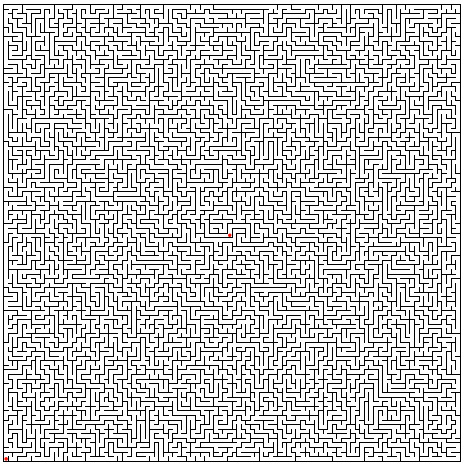
#> input picture labirinto.png, 464 x 466 px
$ python maze-solver.py labirinto.png
#> lines starting #> are read from the running program, lines starting #| are printed output that depends on the picture
#!/usr/bin/env python
# -*- coding: utf-8 -*-
# vi:ts=4 sw=4 et

from __future__ import division
from __future__ import print_function

import argparse
import textwrap
from PIL import Image


def parse_arguments():
    parser = argparse.ArgumentParser(
        description=textwrap.dedent('''
        Given a rectangular maze as an image, this script will parse the image
        and solve the maze.

        This script was written by Denilson Sá <denilsonsa@gmail.com> as a
        challenge to solve a maze that was supplied as a PDF file.

        Preparations before running this script:
        $ pdfimages -j Desafio-labirinto-Desenvolvedor.pdf foo
        $ mv foo-002.ppm maze.ppm
        $ rm -f foo-*.ppm
        Optional (just to save space):
        $ convert maze.ppm maze.png
        '''),
        epilog=textwrap.dedent('''
        This script expects a maze picture such as:
        - It is a rectangular grid.
        - Empty space is white.
        - Walls are black.
        - Walls are always perfectly aligned with the grid.
        - Walls are 1 pixel thick.
        - Each wall is a few pixels away from each other (i.e. each cell is a
          few pixels wide).
        - A cell is considered special (i.e. the start/finish) if the middle
          pixels are neither white nor black. The color must be saturated
          enough to survive the preprocessing phase. Colors such as #FF0000 are
          good choices.
        '''),
        formatter_class=argparse.RawDescriptionHelpFormatter
    )
    parser.add_argument(
        '-i', '--save-intermediate',
        action='store_true',
        help='''
        save intermediate images as 01-preprocessed.png and 02-autocropped.png
        '''
    )
    parser.add_argument(
        '-v', '--verboseness',
        action='store',
        type=int,
        choices=[0, 1, 2, 3],
        # 0: Only the solution
        # 1: + the input maze
        # 2: + the number of dead-ends removed
        #    + the message 'does not contain cycles'
        # 3: + the maze after each dead-end removal iteration
        #    + the maze after removing the cycles.
        default=1,
        help='''
        control how much information will be printed at the output
        '''
    )
    parser.add_argument(
        'imgfile',
        action='store',
        type=argparse.FileType('rb'),
        help='the picture of the maze'
    )

    args = parser.parse_args()
    return args


def pixel_preprocessing(pix):
    '''Maps pixel values to other values. Should be passed to Image.point().
    '''

    if pix > 127:
        return 255
    else:
        return 0


def find_white_border(img):
    '''Finds how large the white border is (for auto-cropping).'''

    def find_white_lines(data, start, length, expr1, expr2, step):
        '''Internal logic for finding white lines.

        This logic is repeated for all 4 edges of the image.

        Returns the number of white lines found.

        Args:
        data   -- pixel data, as returned by list(Image.getdata())
        start  -- integer, usually zero
        length -- number of possible lines (i.e. abort when value is reached)
        expr1  -- lambda for returning the beginning of the indexed line
        expr1  -- lambda for returning the end of the indexed line
        step   -- step for the pixel data slice
        '''
        index = start
        while index < length:
            line = data[expr1(index):expr2(index):step]
            if all(pix == (255, 255, 255) for pix in line):
                index += 1
            else:
                break
        return index

    data = list(img.getdata())
    width, height = img.size

    top = find_white_lines(
        data, 0, height,
        lambda index: (index) * width,
        lambda index: (index + 1) * width, 1)
    bottom = find_white_lines(
        data, 0, height,
        lambda index: (height - 1 - index) * width,
        lambda index: (height - 1 - index + 1) * width, 1)
    left = find_white_lines(
        data, 0, width,
        lambda index: index,
        lambda index: index + height * width, width)
    right = find_white_lines(
        data, 0, width,
        lambda index: width - 1 - index,
        lambda index: width - 1 - index + height * width, width)

    return top, bottom, left, right


def find_walls(img):
    '''Analyzes pixel data and finds out the X,Y coordinates of the wall grid.

    Returns two lists:
    - a list of Y coordinates for horizontal walls
    - a list of X coordinates for vertical walls
    '''

    data = list(img.getdata())
    width, height = img.size

    # Number of black pixels per each line and column.
    # Booleans are essentially integers in Python, so I can just sum them up.
    blacks_per_line = [
        sum(pix == (0, 0, 0) for pix in data[i * width:(i + 1) * width])
        for i in range(height)]
    blacks_per_col = [
        sum(pix == (0, 0, 0) for pix in data[i:i + height * width:width])
        for i in range(width)]

    # For the proposed input image, non-wall lines have at most 14% black
    # pixels, while wall lines have at least 49%. Thus, the 33% threshold seems
    # reasonable. Although this wall-detection code works fine for randomly
    # generated mazes, it is still possible to craft a mazes that will break
    # this logic.

    threshold = width/3.0
    wall_rows = [i for i, amount in enumerate(blacks_per_line)
                 if amount > threshold]
    #wall_rows = [i for i in range(height) if blacks_per_line[i] > threshold]

    threshold = height/3.0
    wall_cols = [i for i, amount in enumerate(blacks_per_col)
                 if amount > threshold]

    return wall_rows, wall_cols


class Cell(object):
    def __init__(self, up=True, down=True, left=True, right=True,
                 special=False):
        # True if we can move up/down/left/right.
        # Up/down and left/right are redundant, since there are no one-way
        # passages. However, adding them as attributes makes the code a bit
        # more readable.
        self.up = up
        self.down = down
        self.left = left
        self.right = right
        self.special = special

    def __repr__(self):
        return ('Cell({0.up}, {0.down}, {0.left}, {0.right}, '
                '{0.special})').format(self)

    def __unicode__(self):
        table = u'░╵╷│╴┘┐┤╶└┌├─┴┬┼▓╹╻┃╸┛┓┫╺┗┏┣━┻┳╋'
        return table[self.exits_as_number]

    @property
    def exits_as_number(self):
        return (self.up << 0 | self.down << 1 | self.left << 2 |
                self.right << 3 | self.special << 4)

    @property
    def exits(self):
        '''Returns the number of exits from this cell.'''
        return self.up + self.down + self.left + self.right + self.special

    @exits.setter
    def exits(self, value):
        if value != 0:
            raise NotImplementedError('You can only assign the value zero.')
        self.up = False
        self.down = False
        self.left = False
        self.right = False
        self.special = False

    @staticmethod
    def maze_as_unicode(maze):
        '''Receives a list of list of Cells and returns a unicode string.'''
        return u'\n'.join(
            u''.join(unicode(cell) for cell in line)
            for line in maze)


def build_maze_from_image(img):
    wall_rows, wall_cols = find_walls(img)

    # Measured in cells.
    width = len(wall_cols) - 1
    height = len(wall_rows) - 1
    maze = [[Cell() for i in range(width)] for j in range(height)]

    for i in range(width):
        for j in range(height):
            x = wall_cols[i]
            xn = wall_cols[i+1]
            y = wall_rows[j]
            yn = wall_rows[j+1]

            # Looking at the middle pixel of the wall. If it is black, there is
            # a wall there.
            if img.getpixel(((x+xn)//2, y)) == (0, 0, 0):
                maze[j][i].up = False
            if img.getpixel(((x+xn)//2, yn)) == (0, 0, 0):
                maze[j][i].down = False
            if img.getpixel((x, (y+yn)//2)) == (0, 0, 0):
                maze[j][i].left = False
            if img.getpixel((xn, (y+yn)//2)) == (0, 0, 0):
                maze[j][i].right = False

            # Looking at the middle pixel of the cell. If it is neither white
            # nor black, it is special.
            if img.getpixel(((x+xn)//2, (y+yn)//2)) not in [
                    (0, 0, 0), (255, 255, 255)]:
                maze[j][i].special = True

    return maze


def cut_dead_ends(maze, verboseness=0):
    '''Receives a list of list of Cells, find dead-ends and remove them.

    Verboseness can be:
    0: Nothing is printed.
    1: The number of dead-ends found on each passage is printed.
    2: The number of dead-ends and the maze are printed.
    '''

    height = len(maze)
    width = len(maze[0])

    # List of (x, y) coordinates for each dead-end.
    dead_ends = []
    for i in range(width):
        for j in range(height):
            if maze[j][i].exits == 1:
                dead_ends.append((i, j))

    num_dead_ends_over_time = []

    while dead_ends:
        old_dead_ends = dead_ends
        dead_ends = []

        for x, y in old_dead_ends:
            cell = maze[y][x]
            directions = [
                ('up', 'down', 0, -1),
                ('down', 'up', 0, +1),
                ('left', 'right', -1, 0),
                ('right', 'left', +1, 0),
            ]
            for dir, revdir, xdelta, ydelta in directions:
                if getattr(cell, dir):
                    setattr(cell, dir, False)
                    x2 = x + xdelta
                    y2 = y + ydelta
                    if 0 <= x2 < width and 0 <= y2 < height:
                        other_cell = maze[y2][x2]
                        setattr(other_cell, revdir, False)
                        if other_cell.exits == 1:
                            dead_ends.append((x2, y2))

        if verboseness == 1:
            num_dead_ends_over_time.append(str(len(old_dead_ends)))

        if verboseness == 2 and len(old_dead_ends) != len(dead_ends):
            print('Cutting {0} dead-ends.'.format(len(old_dead_ends)))
            print(Cell.maze_as_unicode(maze).encode('utf8'))

    if verboseness == 1 and num_dead_ends_over_time:
        print('Cutting dead-ends: {0}'.format(
            ', '.join(num_dead_ends_over_time)))


def main():
    options = parse_arguments()
    img = Image.open(options.imgfile)
#> img is the input picture: PIL image 464x466 P; mean R, G, B 199.5, 199.5, 199.5

    # This script expects RGB images. Let's convert it.
    img = img.convert('RGB')

    # Preprocessing the image, essentially removing JPG artifacts by
    # thresholding, and thus reducing the number of colors.
    img = img.point(pixel_preprocessing)
#> img: PIL image 464x466 RGB
    if options.save_intermediate:
        img.save('01-preprocessed.png')

    # Auto-cropping the white border.
    width, height = img.size
#> width = 464; height = 466
    top, bottom, left, right = find_white_border(img)
#> in find_white_border, `data = list(img.getdata())`: data = 216224 items
#> after the loop in find_white_lines, `while index < length:`: index = 4
#> in find_white_border, `left = find_white_lines( data, 0, width, lambda index: index, lambda i..`: left = 3
#> top = 4; bottom = 4; left = 3; right = 3
    #print('White border detected: top={0} bottom={1} left={2} '
    #      'right={3}'.format(top, bottom, left, right))
    img = img.crop((left, top, width - right, height - bottom))
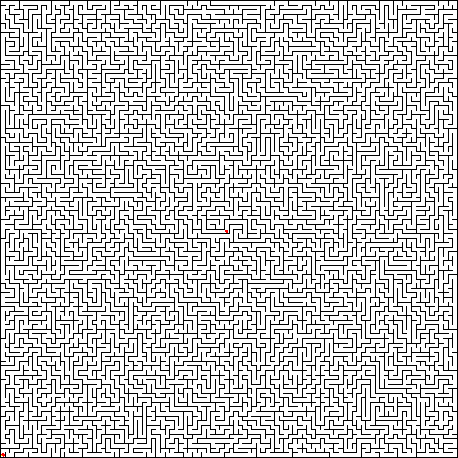
#> img: PIL image 458x458 RGB; mean R, G, B 198.4, 198.4, 198.4
    width, height = img.size
#> width = 458; height = 458
    if options.save_intermediate:
        img.save('02-autocropped.png')

    # Building a maze of cells from the image pixels.
    maze = build_maze_from_image(img)
#> in find_walls, `data = list(img.getdata())`: data = 209764 items
#> in find_walls, `blacks_per_line = [ sum(pix == (0, 0, 0) for pix in data[i * width:(i ..`: blacks_per_line = 458 values, max 458 at index 0, min 24 at index 1, mean 101.6
#> in find_walls, `blacks_per_col = [ sum(pix == (0, 0, 0) for pix in data[i:i + height *..`: blacks_per_col = 458 values, max 458 at index 0, min 24 at index 453, mean 101.6
#> in find_walls, `wall_rows = [i for i, amount in enumerate(blacks_per_line) if amount >..`: wall_rows = 101 values from 0 to 457
#> in build_maze_from_image, `width = len(wall_cols) - 1`: width = 100
#> maze = 100 items
    if options.verboseness >= 1:
        print('Raw maze:')
        print(Cell.maze_as_unicode(maze).encode('utf8'))
#> (printed output is left out)

    # Solving the maze.
    cut_dead_ends(maze, options.verboseness - 1)
#> in cut_dead_ends, `height = len(maze)`: height = 100
#> after the loop in cut_dead_ends, `while dead_ends:`: num_dead_ends_over_time = []

    if options.verboseness >= 0:
        print('Solution:')
        print(Cell.maze_as_unicode(maze).encode('utf8'))

    # Checking for cycles. After removing the special attribute of the cells
    # and running the solver again, all cells should have no exits. Otherwise,
    # there is a cycle.
    for line in maze:
        for cell in line:
            if cell.special:
                cell.special = False
#> this loop made 100 passes
#> after the loop, cell.special = False
    cut_dead_ends(maze)
#> the loop in cut_dead_ends (call 2), `while dead_ends:` made 1101 passes
#> old_dead_ends on passes 2 to 4: [(0, 98), (48, 50)], [(1, 98), (47, 50)], [(1, 99), (46, 50)]

    if any(cell.exits != 0 for cell in line for line in maze):
        if options.verboseness >= 0:
            print('This maze contains cycles.')
    else:
        if options.verboseness >= 2:
            print('This maze does not contain cycles.')
    if options.verboseness >= 3:
        print(Cell.maze_as_unicode(maze).encode('utf8'))


if __name__ == '__main__':
    main()
